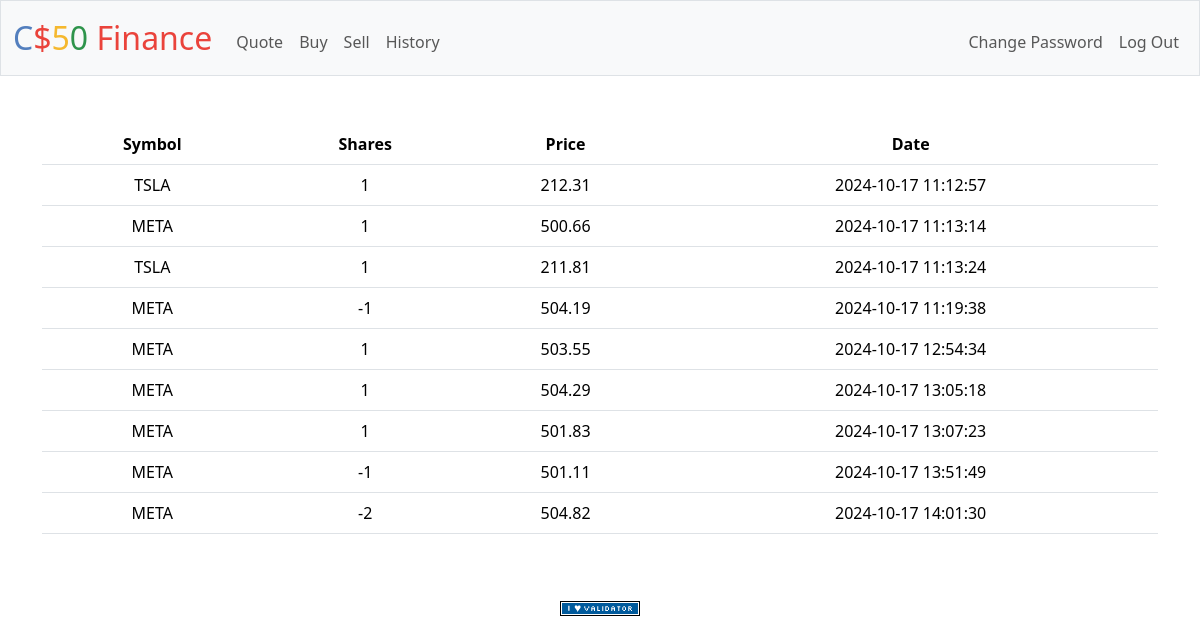
The app's page /history (signed in) with its own data.
### tables this page shows
CREATE TABLE transactions (
user_id TEXT,
symbol TEXT,
shares INTEGER,
price DOUBLE,
date DATETIME);

### app.py (the view)
@app.route("/history")
@login_required
def history():
    user_id = session["user_id"]
    transactions_db = db.execute("SELECT * FROM transactions WHERE user_id = ?", user_id)
    return render_template("history.html", transactions=transactions_db)

### app.py (called while the page is built)
@app.after_request
def after_request(response):
    response.headers["Cache-Control"] = "no-cache, no-store, must-revalidate"
    response.headers["Expires"] = 0
    response.headers["Pragma"] = "no-cache"
    return response

### helpers.py (called while the page is built)
def login_required(f):
    @wraps(f)
    def decorated_function(*args, **kwargs):
        if session.get("user_id") is None:
            return redirect("/login")
        return f(*args, **kwargs)
    return decorated_function

### templates/history.html (shortened to what this page needs)
{% extends "layout.html" %}
{% block main %}
    <table class="table">
        <thead>
            <tr>
                <th scope="col">Symbol</th>
                <th scope="col">Shares</th>
                <th scope="col">Price</th>
                <th scope="col">Date</th>
            </tr>
        </thead>
        <tbody>
            {% for row in transactions %}
                <tr>
                    <td>{{ row["symbol"] }}</td>
                    <td>{{ row["shares"] }}</td>
                    <td>{{ "%.2f" | format(row["price"]) }}</td>
                    <td>{{ row["date"] }}</td>
                </tr>
            {% endfor %}
        </tbody>
    </table>
{% endblock %}

### templates/layout.html (shortened to what this page needs)
<!DOCTYPE html>
<html lang="en">
    <head>
        <link href="https://cdn.jsdelivr.net/npm/bootstrap@5.3.3/dist/css/bootstrap.min.css" rel="stylesheet">
        <link href="/static/styles.css" rel="stylesheet">
    </head>
    <body>
        <nav class="bg-light border navbar navbar-expand-md navbar-light">
            <div class="container-fluid">
                <a class="navbar-brand" href="/"><span class="blue">C</span><span class="red">$</span><span class="yellow">5</span><span class="green">0</span> <span class="red">Finance</span></a>
                <div class="collapse navbar-collapse" id="navbar">
                    {% if session["user_id"] %}
                        <ul class="navbar-nav me-auto mt-2">
                            <li class="nav-item"><a class="nav-link" href="/quote">Quote</a></li>
                            <li class="nav-item"><a class="nav-link" href="/buy">Buy</a></li>
                            <li class="nav-item"><a class="nav-link" href="/sell">Sell</a></li>
                            <li class="nav-item"><a class="nav-link" href="/history">History</a></li>
                        </ul>
                        <ul class="navbar-nav ms-auto mt-2">
                            <li class="nav-item"><a class="nav-link" href="/changepass">Change Password</a></li>
                            <li class="nav-item"><a class="nav-link" href="/logout">Log Out</a></li>
                        </ul>
                    {% else %}
                        <ul class="navbar-nav ms-auto mt-2">
                            <li class="nav-item"><a class="nav-link" href="/register">Register</a></li>
                            <li class="nav-item"><a class="nav-link" href="/login">Log In</a></li>
                        </ul>
                    {% endif %}
                </div>
            </div>
        </nav>
        <main class="container py-5 text-center">
            {% block main %} {% endblock %}
        </main>
        <footer class="mb-5">
            <form action="https://validator.w3.org/check" class="text-center" enctype="multipart/form-data" method="post" target="_blank">
                <input alt="Validate" src="/static/I_heart_validator.png" type="image">
            </form>
        </footer>
    </body>
</html>

### static/styles.css (style rules this page uses)
nav .navbar-brand { font-size: xx-large; }
nav .navbar-brand .blue { color: #537fbe; }
nav .navbar-brand .red { color: #ea433b; }
nav .navbar-brand .yellow { color: #f5b82e; }
nav .navbar-brand .green { color: #2e944b; }

### records on screen
transactions: symbol "TSLA", shares "1", price "212.31", date "2024-10-17 11:12:57"
transactions: symbol "META", shares "1", price "500.66", date "2024-10-17 11:13:14"
transactions: symbol "TSLA", shares "1", price "211.81", date "2024-10-17 11:13:24"
transactions: symbol "META", shares "-1", price "504.19", date "2024-10-17 11:19:38"
transactions: symbol "META", shares "1", price "503.55", date "2024-10-17 12:54:34"
transactions: symbol "META", shares "1", price "504.29", date "2024-10-17 13:05:18"
transactions: symbol "META", shares "1", price "501.83", date "2024-10-17 13:07:23"
transactions: symbol "META", shares "-1", price "501.11", date "2024-10-17 13:51:49"
transactions: symbol "META", shares "-2", price "504.82", date "2024-10-17 14:01:30"
